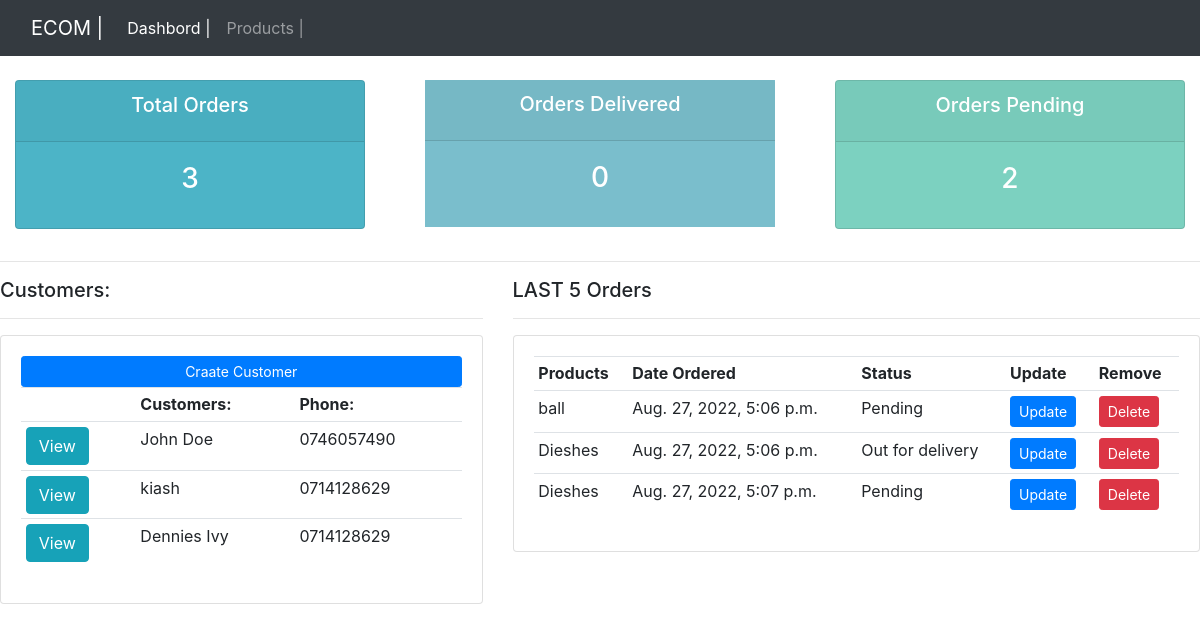
The app's page /, older data.
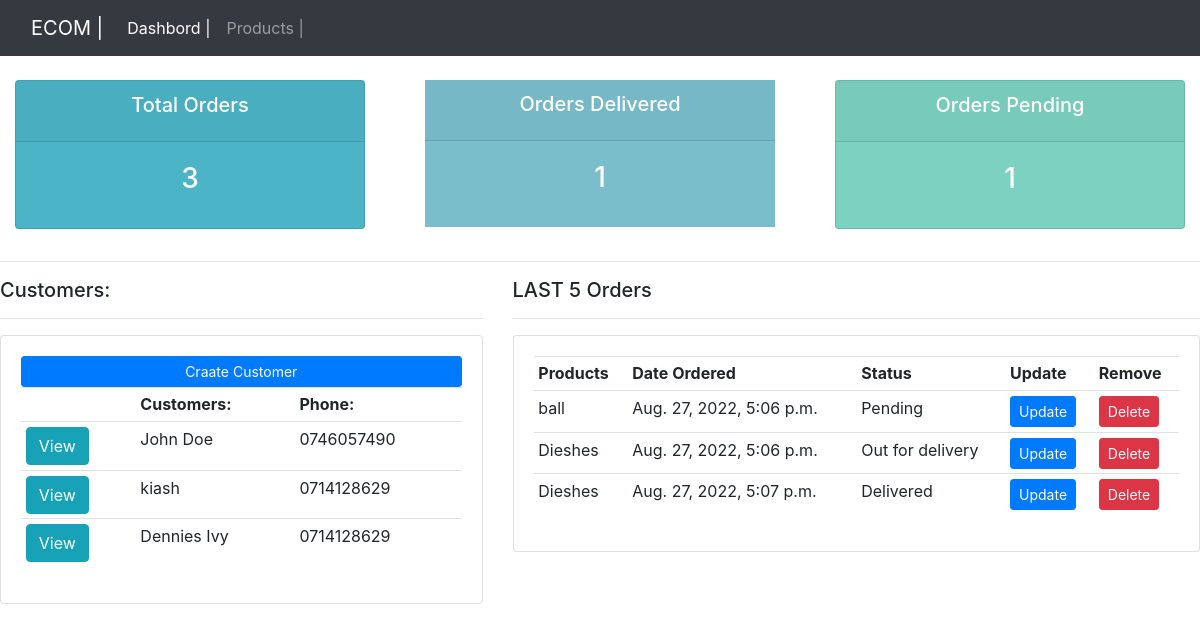
The same page, newer data.
### crm/models.py (models this page shows, shortened)
class Order(models.Model):
    STATUS = (
        ('Pending','Pending'),
        ('Out for delivery','Out for delivery'),
        ('Delivered','Delivered'),
    )
    customer=models.ForeignKey(Customers,null=True,on_delete=models.SET_NULL)
    product=models.ForeignKey(Products,null=True,on_delete=models.SET_NULL)
    date_created = models.DateTimeField(auto_now_add=True)
    status=models.CharField(max_length=200,blank=True,null=True,choices=STATUS)
    note=models.CharField(max_length=1000,blank=True,null=True)

class Products(models.Model):
    CATEGORY = (
        ('Indoor','Indoor'),
        ('Out Door','Out Door'),
    )
    name=models.CharField(max_length=200,blank=True,null=True)
    price=models.FloatField(blank=True,null=True)
    category=models.CharField(max_length=200,blank=True,null=True,choices=CATEGORY)
    description=models.CharField(max_length=200,blank=True,null=True)
    date_created = models.DateTimeField(auto_now_add=True)
    tag=models.ManyToManyField(Tag)
    def __str__(self):
        return self.name

### crm/views.py (the view)
# urls.py: path('',home,name='home'),
def home(request):
    orders = Order.objects.all()
    customers = Customers.objects.all()
    total_customers = customers.count()
    total_orders = orders.count()
    delivered = orders.filter(status='Delivered').count()
    pending = orders.filter(status='Pending').count()
    context = {
        'orders':orders,
        'customers':customers,
        'total_orders':total_orders,
        'delivered':delivered,
         'pending':pending
    }
    return render(request, 'dashbord.html',context)

### frontend/templates/dashbord.html
{% extends 'base.html' %}
{% load static %}
{% block content %}
{% include  'status.html' %}
<hr>
<div class="row">
    <div class="col-md-5">
        <h5>Customers:</h5>
        <hr>
        <div class="card card-body">
            <a href="" class="btn btn-primary btn-sm btn-block">Craate Customer</a>
            <table class="table table-sm">
                <tr>
                    <th></th>
                    <th>Customers:</th>
                    <th>Phone:</th>
                </tr>
                {% for customer in customers %}
                <tr>
                    <td><a class="btn btn-info" href="{% url 'crm:customers' customer.id %}">View</a></td>
                    <td>{{ customer.name }}</td>
                    <td>{{ customer.phone }}</td>
                </tr>
                {% endfor %}
            </table>
        </div>
    </div>
    <div class="col-md-7">
        <h5>LAST 5 Orders</h5>
        <hr>
        <div class="card card-body">
            <table class="table table-sm">
                <tr>
                    <th>Products</th>
                    <th>Date Ordered</th>
                    <th>Status</th>
                    <th>Update</th>
                    <th>Remove</th>
                </tr>
                 {% for order in orders %}
                <tr>
                    <td>{{ order.product }}</td>
                    <td>{{ order.date_created }}</td>
                    <td>{{ order.status }}</td>
                    <td><a href="{% url 'crm:update_order' order.id  %}" class="btn btn-primary btn-sm">Update</a></td>
                    <td><a href="{% url 'crm:delete_order' order.id %}" class="btn btn-danger btn-sm">Delete</a></td>
                </tr>
                {% endfor %}
            </table>
        </div>
    </div>
</div>
{% endblock %}

Row changes from the older to the newer data that the page shows:
changed Order: status "Pending" → "Delivered"
Text that changed along with them:
{{ delivered }}: "0" → "1"
{{ pending }}: "2" → "1"
